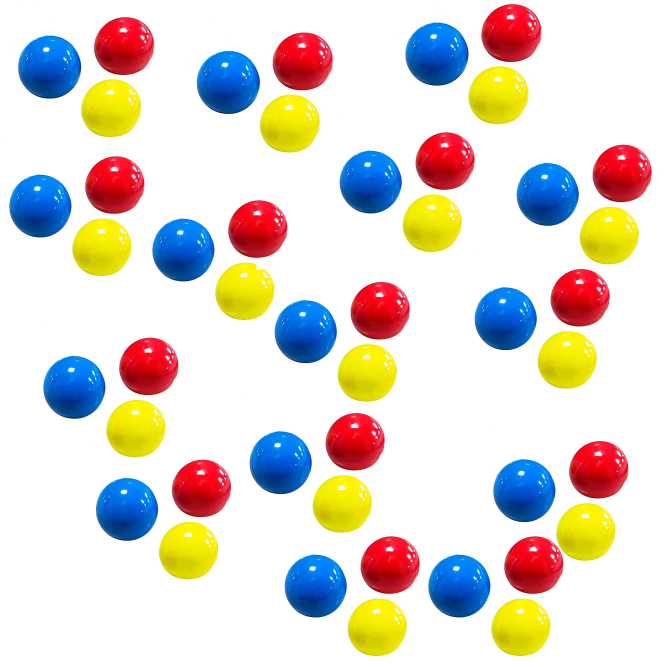
#> input picture balls.jpg, 2000 x 2000 px (shown at 1/3 size)
$ python act1.py
#> lines starting #> are read from the running program, lines starting #| are printed output that depends on the picture; after the words box and inside, x2 and y2 are one past the last pixel; in counts of white or black regions, pixels touching at a corner belong together
import cv2
import numpy as np

# sudo apt get install python3: para instalar el python3 por si acaso
# pip3 install opencv-python

img = cv2.imread("balls.jpg")
#> img is the input picture: shape (2000, 2000, 3); mean B, G, R 207.6, 215.4, 223.4
img = cv2.resize(img, (500,500))
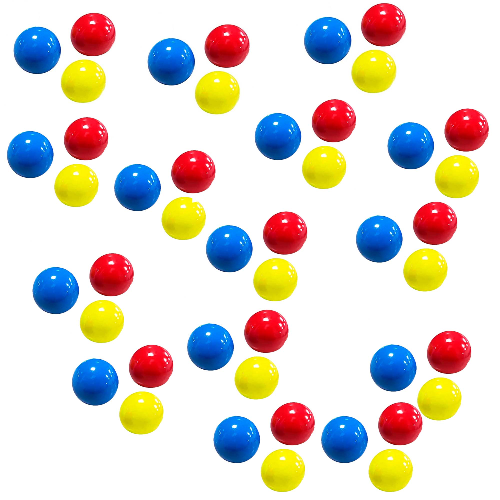
#> img: shape (500, 500, 3); mean B, G, R 207.6, 215.4, 223.5

img = cv2.GaussianBlur(img,(31,31),0)
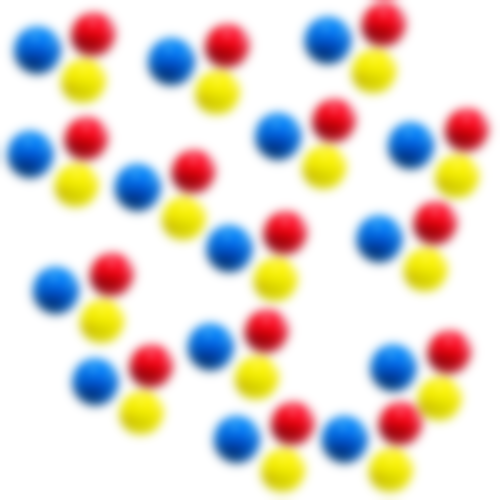
#> img: shape (500, 500, 3); mean B, G, R 207.6, 215.4, 223.5

img2 = 255 - img[:,:,2]
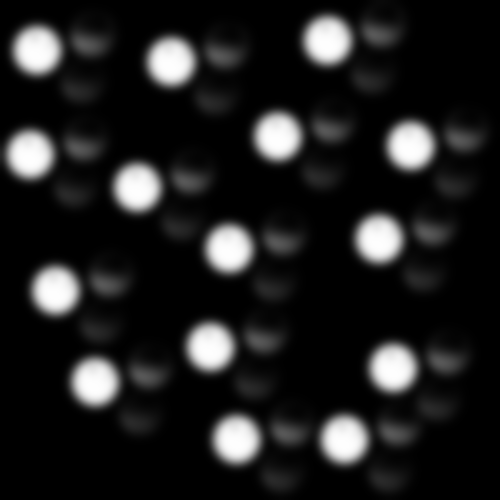
#> img2: shape (500, 500); min 0, max 254, mean 31.5

aux,dst = cv2.threshold(img2,170,255,cv2.THRESH_BINARY)
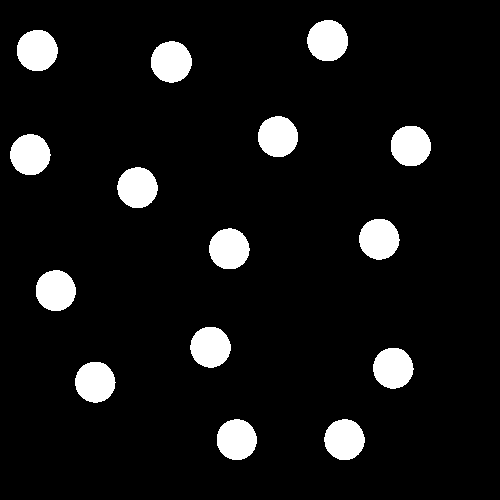
#> dst: shape (500, 500); 7.8% white; 15 white regions, largest, box (x1, y1, x2, y2) and area: (151, 41, 192, 83) 1336, (17, 30, 58, 71) 1333, (307, 20, 348, 61) 1332

cv2.imshow("Act1", dst)
#cv.waitKey(0)
